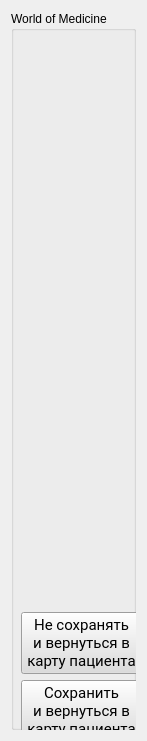
   <widget class="QWidget" name="layoutWidget_2">
    <property name="geometry">
     <rect>
      <x>780</x>
      <y>10</y>
      <width>144</width>
      <height>741</height>
     </rect>
    </property>
    <layout class="QVBoxLayout" name="verticalLayout_5">
     <item>
      <widget class="QGroupBox" name="groupBox_wom">
       <property name="title">
        <string>World of Medicine</string>
       </property>
       <widget class="QWidget" name="layoutWidget_3">
        <property name="geometry">
         <rect>
          <x>10</x>
          <y>20</y>
          <width>121</width>
          <height>711</height>
         </rect>
        </property>
        <layout class="QVBoxLayout" name="verticalLayout_6">
         <item>
          <spacer name="verticalSpacer_6">
           <property name="orientation">
            <enum>Qt::Vertical</enum>
           </property>
           <property name="sizeHint" stdset="0">
            <size>
             <width>20</width>
             <height>40</height>
            </size>
           </property>
          </spacer>
         </item>
         <item>
          <widget class="QPushButton" name="pushButtonNotSaveExit">
           <property name="palette">
            <palette>
             <active>
              <colorrole role="WindowText">
               <brush brushstyle="SolidPattern">
                <color alpha="255">
                 <red>0</red>
                 <green>0</green>
                 <blue>0</blue>
                </color>
               </brush>
              </colorrole>
              <colorrole role="Button">
               <brush brushstyle="SolidPattern">
                <color alpha="255">
                 <red>220</red>
                 <green>220</green>
                 <blue>220</blue>
                </color>
               </brush>
              </colorrole>
              <colorrole role="Light">
               <brush brushstyle="SolidPattern">
                <color alpha="255">
                 <red>255</red>
                 <green>255</green>
                 <blue>255</blue>
                </color>
               </brush>
              </colorrole>
              <colorrole role="Midlight">
               <brush brushstyle="SolidPattern">
                <color alpha="255">
                 <red>237</red>
                 <green>237</green>
                 <blue>237</blue>
                </color>
               </brush>
              </colorrole>
              <colorrole role="Dark">
               <brush brushstyle="SolidPattern">
                <color alpha="255">
                 <red>110</red>
                 <green>110</green>
                 <blue>110</blue>
                </color>
               </brush>
              </colorrole>
              <colorrole role="Mid">
               <brush brushstyle="SolidPattern">
                <color alpha="255">
                 <red>147</red>
                 <green>147</green>
                 <blue>147</blue>
                </color>
               </brush>
              </colorrole>
              <colorrole role="Text">
               <brush brushstyle="SolidPattern">
                <color alpha="255">
                 <red>0</red>
                 <green>0</green>
                 <blue>0</blue>
                </color>
               </brush>
              </colorrole>
              <colorrole role="BrightText">
               <brush brushstyle="SolidPattern">
                <color alpha="255">
                 <red>255</red>
                 <green>255</green>
                 <blue>255</blue>
                </color>
               </brush>
              </colorrole>
              <colorrole role="ButtonText">
               <brush brushstyle="SolidPattern">
                <color alpha="255">
                 <red>0</red>
                 <green>0</green>
                 <blue>0</blue>
                </color>
               </brush>
              </colorrole>
              <colorrole role="Base">
               <brush brushstyle="SolidPattern">
                <color alpha="255">
                 <red>255</red>
                 <green>255</green>
                 <blue>255</blue>
                </color>
               </brush>
              </colorrole>
              <colorrole role="Window">
               <brush brushstyle="SolidPattern">
                <color alpha="255">
                 <red>220</red>
                 <green>220</green>
                 <blue>220</blue>
                </color>
               </brush>
              </colorrole>
              <colorrole role="Shadow">
               <brush brushstyle="SolidPattern">
                <color alpha="255">
                 <red>0</red>
                 <green>0</green>
                 <blue>0</blue>
                </color>
               </brush>
              </colorrole>
              <colorrole role="AlternateBase">
               <brush brushstyle="SolidPattern">
                <color alpha="255">
                 <red>237</red>
                 <green>237</green>
                 <blue>237</blue>
                </color>
               </brush>
              </colorrole>
              <colorrole role="ToolTipBase">
               <brush brushstyle="SolidPattern">
                <color alpha="255">
                 <red>255</red>
                 <green>255</green>
                 <blue>220</blue>
                </color>
               </brush>
              </colorrole>
              <colorrole role="ToolTipText">
               <brush brushstyle="SolidPattern">
                <color alpha="255">
                 <red>0</red>
                 <green>0</green>
                 <blue>0</blue>
                </color>
               </brush>
              </colorrole>
              <colorrole role="PlaceholderText">
               <brush brushstyle="SolidPattern">
                <color alpha="128">
                 <red>0</red>
                 <green>0</green>
                 <blue>0</blue>
                </color>
               </brush>
              </colorrole>
             </active>
             <inactive>
              <colorrole role="WindowText">
               <brush brushstyle="SolidPattern">
                <color alpha="255">
                 <red>0</red>
                 <green>0</green>
                 <blue>0</blue>
                </color>
               </brush>
              </colorrole>
              <colorrole role="Button">
               <brush brushstyle="SolidPattern">
                <color alpha="255">
                 <red>220</red>
                 <green>220</green>
                 <blue>220</blue>
                </color>
               </brush>
              </colorrole>
              <colorrole role="Light">
               <brush brushstyle="SolidPattern">
                <color alpha="255">
                 <red>255</red>
                 <green>255</green>
                 <blue>255</blue>
                </color>
               </brush>
              </colorrole>
              <colorrole role="Midlight">
               <brush brushstyle="SolidPattern">
                <color alpha="255">
                 <red>237</red>
                 <green>237</green>
                 <blue>237</blue>
                </color>
               </brush>
              </colorrole>
              <colorrole role="Dark">
               <brush brushstyle="SolidPattern">
                <color alpha="255">
                 <red>110</red>
                 <green>110</green>
                 <blue>110</blue>
                </color>
               </brush>
              </colorrole>
              <colorrole role="Mid">
               <brush brushstyle="SolidPattern">
                <color alpha="255">
                 <red>147</red>
                 <green>147</green>
                 <blue>147</blue>
                </color>
               </brush>
              </colorrole>
              <colorrole role="Text">
               <brush brushstyle="SolidPattern">
                <color alpha="255">
                 <red>0</red>
                 <green>0</green>
                 <blue>0</blue>
                </color>
               </brush>
              </colorrole>
              <colorrole role="BrightText">
               <brush brushstyle="SolidPattern">
                <color alpha="255">
                 <red>255</red>
                 <green>255</green>
                 <blue>255</blue>
                </color>
               </brush>
              </colorrole>
              <colorrole role="ButtonText">
               <brush brushstyle="SolidPattern">
                <color alpha="255">
                 <red>0</red>
                 <green>0</green>
                 <blue>0</blue>
                </color>
               </brush>
              </colorrole>
              <colorrole role="Base">
               <brush brushstyle="SolidPattern">
                <color alpha="255">
                 <red>255</red>
                 <green>255</green>
                 <blue>255</blue>
                </color>
               </brush>
              </colorrole>
              <colorrole role="Window">
               <brush brushstyle="SolidPattern">
                <color alpha="255">
                 <red>220</red>
                 <green>220</green>
                 <blue>220</blue>
                </color>
               </brush>
              </colorrole>
              <colorrole role="Shadow">
               <brush brushstyle="SolidPattern">
                <color alpha="255">
                 <red>0</red>
                 <green>0</green>
                 <blue>0</blue>
                </color>
               </brush>
              </colorrole>
              <colorrole role="AlternateBase">
               <brush brushstyle="SolidPattern">
                <color alpha="255">
                 <red>237</red>
                 <green>237</green>
                 <blue>237</blue>
                </color>
               </brush>
              </colorrole>
              <colorrole role="ToolTipBase">
               <brush brushstyle="SolidPattern">
                <color alpha="255">
                 <red>255</red>
                 <green>255</green>
                 <blue>220</blue>
                </color>
               </brush>
              </colorrole>
              <colorrole role="ToolTipText">
               <brush brushstyle="SolidPattern">
                <color alpha="255">
                 <red>0</red>
                 <green>0</green>
                 <blue>0</blue>
                </color>
               </brush>
              </colorrole>
              <colorrole role="PlaceholderText">
               <brush brushstyle="SolidPattern">
                <color alpha="128">
                 <red>0</red>
                 <green>0</green>
                 <blue>0</blue>
                </color>
               </brush>
              </colorrole>
             </inactive>
             <disabled>
              <colorrole role="WindowText">
               <brush brushstyle="SolidPattern">
                <color alpha="255">
                 <red>110</red>
                 <green>110</green>
                 <blue>110</blue>
                </color>
               </brush>
              </colorrole>
              <colorrole role="Button">
               <brush brushstyle="SolidPattern">
                <color alpha="255">
                 <red>220</red>
                 <green>220</green>
                 <blue>220</blue>
                </color>
               </brush>
              </colorrole>
              <colorrole role="Light">
               <brush brushstyle="SolidPattern">
                <color alpha="255">
                 <red>255</red>
                 <green>255</green>
                 <blue>255</blue>
                </color>
               </brush>
              </colorrole>
              <colorrole role="Midlight">
               <brush brushstyle="SolidPattern">
                <color alpha="255">
                 <red>237</red>
                 <green>237</green>
                 <blue>237</blue>
                </color>
               </brush>
              </colorrole>
              <colorrole role="Dark">
               <brush brushstyle="SolidPattern">
                <color alpha="255">
                 <red>110</red>
                 <green>110</green>
                 <blue>110</blue>
                </color>
               </brush>
              </colorrole>
              <colorrole role="Mid">
               <brush brushstyle="SolidPattern">
                <color alpha="255">
                 <red>147</red>
                 <green>147</green>
                 <blue>147</blue>
                </color>
               </brush>
              </colorrole>
              <colorrole role="Text">
               <brush brushstyle="SolidPattern">
                <color alpha="255">
                 <red>110</red>
                 <green>110</green>
                 <blue>110</blue>
                </color>
               </brush>
              </colorrole>
              <colorrole role="BrightText">
               <brush brushstyle="SolidPattern">
                <color alpha="255">
                 <red>255</red>
                 <green>255</green>
                 <blue>255</blue>
                </color>
               </brush>
              </colorrole>
              <colorrole role="ButtonText">
               <brush brushstyle="SolidPattern">
                <color alpha="255">
                 <red>110</red>
                 <green>110</green>
                 <blue>110</blue>
                </color>
               </brush>
              </colorrole>
              <colorrole role="Base">
               <brush brushstyle="SolidPattern">
                <color alpha="255">
                 <red>220</red>
                 <green>220</green>
                 <blue>220</blue>
                </color>
               </brush>
              </colorrole>
              <colorrole role="Window">
               <brush brushstyle="SolidPattern">
                <color alpha="255">
                 <red>220</red>
                 <green>220</green>
                 <blue>220</blue>
                </color>
               </brush>
              </colorrole>
              <colorrole role="Shadow">
               <brush brushstyle="SolidPattern">
                <color alpha="255">
                 <red>0</red>
                 <green>0</green>
                 <blue>0</blue>
                </color>
               </brush>
              </colorrole>
              <colorrole role="AlternateBase">
               <brush brushstyle="SolidPattern">
                <color alpha="255">
                 <red>220</red>
                 <green>220</green>
                 <blue>220</blue>
                </color>
               </brush>
              </colorrole>
              <colorrole role="ToolTipBase">
               <brush brushstyle="SolidPattern">
                <color alpha="255">
                 <red>255</red>
                 <green>255</green>
                 <blue>220</blue>
                </color>
               </brush>
              </colorrole>
              <colorrole role="ToolTipText">
               <brush brushstyle="SolidPattern">
                <color alpha="255">
                 <red>0</red>
                 <green>0</green>
                 <blue>0</blue>
                </color>
               </brush>
              </colorrole>
              <colorrole role="PlaceholderText">
               <brush brushstyle="SolidPattern">
                <color alpha="128">
                 <red>0</red>
                 <green>0</green>
                 <blue>0</blue>
                </color>
               </brush>
              </colorrole>
             </disabled>
            </palette>
           </property>
           <property name="font">
            <font>
             <family>Roboto</family>
             <pointsize>11</pointsize>
             <weight>50</weight>
             <bold>false</bold>
            </font>
           </property>
           <property name="text">
            <string>Не сохранять
и вернуться в
карту пациента</string>
           </property>
          </widget>
         </item>
         <item>
          <widget class="QPushButton" name="pushButtonSaveExit">
           <property name="palette">
            <palette>
             <active>
              <colorrole role="WindowText">
               <brush brushstyle="SolidPattern">
                <color alpha="255">
                 <red>0</red>
                 <green>0</green>
                 <blue>0</blue>
                </color>
               </brush>
              </colorrole>
              <colorrole role="Button">
               <brush brushstyle="SolidPattern">
                <color alpha="255">
                 <red>220</red>
                 <green>220</green>
                 <blue>220</blue>
                </color>
               </brush>
              </colorrole>
              <colorrole role="Light">
               <brush brushstyle="SolidPattern">
                <color alpha="255">
                 <red>255</red>
                 <green>255</green>
                 <blue>255</blue>
                </color>
               </brush>
              </colorrole>
              <colorrole role="Midlight">
               <brush brushstyle="SolidPattern">
                <color alpha="255">
                 <red>237</red>
                 <green>237</green>
                 <blue>237</blue>
                </color>
               </brush>
              </colorrole>
              <colorrole role="Dark">
               <brush brushstyle="SolidPattern">
                <color alpha="255">
                 <red>110</red>
                 <green>110</green>
                 <blue>110</blue>
                </color>
               </brush>
              </colorrole>
              <colorrole role="Mid">
               <brush brushstyle="SolidPattern">
                <color alpha="255">
                 <red>147</red>
                 <green>147</green>
                 <blue>147</blue>
                </color>
               </brush>
              </colorrole>
              <colorrole role="Text">
               <brush brushstyle="SolidPattern">
                <color alpha="255">
                 <red>0</red>
                 <green>0</green>
                 <blue>0</blue>
                </color>
               </brush>
              </colorrole>
              <colorrole role="BrightText">
               <brush brushstyle="SolidPattern">
                <color alpha="255">
                 <red>255</red>
                 <green>255</green>
                 <blue>255</blue>
                </color>
               </brush>
              </colorrole>
              <colorrole role="ButtonText">
               <brush brushstyle="SolidPattern">
                <color alpha="255">
                 <red>0</red>
                 <green>0</green>
                 <blue>0</blue>
                </color>
               </brush>
              </colorrole>
              <colorrole role="Base">
               <brush brushstyle="SolidPattern">
                <color alpha="255">
                 <red>255</red>
                 <green>255</green>
                 <blue>255</blue>
                </color>
               </brush>
              </colorrole>
              <colorrole role="Window">
               <brush brushstyle="SolidPattern">
                <color alpha="255">
                 <red>220</red>
                 <green>220</green>
                 <blue>220</blue>
                </color>
               </brush>
              </colorrole>
              <colorrole role="Shadow">
               <brush brushstyle="SolidPattern">
                <color alpha="255">
                 <red>0</red>
                 <green>0</green>
                 <blue>0</blue>
                </color>
               </brush>
              </colorrole>
              <colorrole role="AlternateBase">
               <brush brushstyle="SolidPattern">
                <color alpha="255">
                 <red>237</red>
                 <green>237</green>
                 <blue>237</blue>
                </color>
               </brush>
              </colorrole>
              <colorrole role="ToolTipBase">
               <brush brushstyle="SolidPattern">
                <color alpha="255">
                 <red>255</red>
                 <green>255</green>
                 <blue>220</blue>
                </color>
               </brush>
              </colorrole>
              <colorrole role="ToolTipText">
               <brush brushstyle="SolidPattern">
                <color alpha="255">
                 <red>0</red>
                 <green>0</green>
                 <blue>0</blue>
                </color>
               </brush>
              </colorrole>
              <colorrole role="PlaceholderText">
               <brush brushstyle="SolidPattern">
                <color alpha="128">
                 <red>0</red>
                 <green>0</green>
                 <blue>0</blue>
                </color>
               </brush>
              </colorrole>
             </active>
             <inactive>
              <colorrole role="WindowText">
               <brush brushstyle="SolidPattern">
                <color alpha="255">
                 <red>0</red>
                 <green>0</green>
                 <blue>0</blue>
                </color>
               </brush>
              </colorrole>
              <colorrole role="Button">
               <brush brushstyle="SolidPattern">
                <color alpha="255">
                 <red>220</red>
                 <green>220</green>
                 <blue>220</blue>
                </color>
               </brush>
              </colorrole>
              <colorrole role="Light">
               <brush brushstyle="SolidPattern">
                <color alpha="255">
                 <red>255</red>
                 <green>255</green>
                 <blue>255</blue>
                </color>
               </brush>
              </colorrole>
              <colorrole role="Midlight">
               <brush brushstyle="SolidPattern">
                <color alpha="255">
                 <red>237</red>
                 <green>237</green>
                 <blue>237</blue>
                </color>
               </brush>
              </colorrole>
              <colorrole role="Dark">
               <brush brushstyle="SolidPattern">
                <color alpha="255">
                 <red>110</red>
                 <green>110</green>
                 <blue>110</blue>
                </color>
               </brush>
              </colorrole>
              <colorrole role="Mid">
               <brush brushstyle="SolidPattern">
                <color alpha="255">
                 <red>147</red>
                 <green>147</green>
                 <blue>147</blue>
                </color>
               </brush>
              </colorrole>
              <colorrole role="Text">
               <brush brushstyle="SolidPattern">
                <color alpha="255">
                 <red>0</red>
                 <green>0</green>
                 <blue>0</blue>
                </color>
               </brush>
              </colorrole>
              <colorrole role="BrightText">
               <brush brushstyle="SolidPattern">
                <color alpha="255">
                 <red>255</red>
                 <green>255</green>
                 <blue>255</blue>
                </color>
               </brush>
              </colorrole>
              <colorrole role="ButtonText">
               <brush brushstyle="SolidPattern">
                <color alpha="255">
                 <red>0</red>
                 <green>0</green>
                 <blue>0</blue>
                </color>
               </brush>
              </colorrole>
              <colorrole role="Base">
               <brush brushstyle="SolidPattern">
                <color alpha="255">
                 <red>255</red>
                 <green>255</green>
                 <blue>255</blue>
                </color>
               </brush>
              </colorrole>
              <colorrole role="Window">
               <brush brushstyle="SolidPattern">
                <color alpha="255">
                 <red>220</red>
                 <green>220</green>
                 <blue>220</blue>
                </color>
               </brush>
              </colorrole>
              <colorrole role="Shadow">
               <brush brushstyle="SolidPattern">
                <color alpha="255">
                 <red>0</red>
                 <green>0</green>
                 <blue>0</blue>
                </color>
               </brush>
              </colorrole>
              <colorrole role="AlternateBase">
               <brush brushstyle="SolidPattern">
                <color alpha="255">
                 <red>237</red>
                 <green>237</green>
                 <blue>237</blue>
                </color>
               </brush>
              </colorrole>
              <colorrole role="ToolTipBase">
               <brush brushstyle="SolidPattern">
                <color alpha="255">
                 <red>255</red>
                 <green>255</green>
                 <blue>220</blue>
                </color>
               </brush>
              </colorrole>
              <colorrole role="ToolTipText">
               <brush brushstyle="SolidPattern">
                <color alpha="255">
                 <red>0</red>
                 <green>0</green>
                 <blue>0</blue>
                </color>
               </brush>
              </colorrole>
              <colorrole role="PlaceholderText">
               <brush brushstyle="SolidPattern">
                <color alpha="128">
                 <red>0</red>
                 <green>0</green>
                 <blue>0</blue>
                </color>
               </brush>
              </colorrole>
             </inactive>
             <disabled>
              <colorrole role="WindowText">
               <brush brushstyle="SolidPattern">
                <color alpha="255">
                 <red>110</red>
                 <green>110</green>
                 <blue>110</blue>
                </color>
               </brush>
              </colorrole>
              <colorrole role="Button">
               <brush brushstyle="SolidPattern">
                <color alpha="255">
                 <red>220</red>
                 <green>220</green>
                 <blue>220</blue>
                </color>
               </brush>
              </colorrole>
              <colorrole role="Light">
               <brush brushstyle="SolidPattern">
                <color alpha="255">
                 <red>255</red>
                 <green>255</green>
                 <blue>255</blue>
                </color>
               </brush>
              </colorrole>
              <colorrole role="Midlight">
               <brush brushstyle="SolidPattern">
                <color alpha="255">
                 <red>237</red>
                 <green>237</green>
                 <blue>237</blue>
                </color>
               </brush>
              </colorrole>
              <colorrole role="Dark">
               <brush brushstyle="SolidPattern">
                <color alpha="255">
                 <red>110</red>
                 <green>110</green>
                 <blue>110</blue>
                </color>
               </brush>
              </colorrole>
              <colorrole role="Mid">
               <brush brushstyle="SolidPattern">
                <color alpha="255">
                 <red>147</red>
                 <green>147</green>
                 <blue>147</blue>
                </color>
               </brush>
              </colorrole>
              <colorrole role="Text">
               <brush brushstyle="SolidPattern">
                <color alpha="255">
                 <red>110</red>
                 <green>110</green>
                 <blue>110</blue>
                </color>
               </brush>
              </colorrole>
              <colorrole role="BrightText">
               <brush brushstyle="SolidPattern">
                <color alpha="255">
                 <red>255</red>
                 <green>255</green>
                 <blue>255</blue>
                </color>
               </brush>
              </colorrole>
              <colorrole role="ButtonText">
               <brush brushstyle="SolidPattern">
                <color alpha="255">
                 <red>110</red>
                 <green>110</green>
                 <blue>110</blue>
                </color>
               </brush>
              </colorrole>
              <colorrole role="Base">
               <brush brushstyle="SolidPattern">
                <color alpha="255">
                 <red>220</red>
                 <green>220</green>
                 <blue>220</blue>
                </color>
               </brush>
              </colorrole>
              <colorrole role="Window">
               <brush brushstyle="SolidPattern">
                <color alpha="255">
                 <red>220</red>
                 <green>220</green>
                 <blue>220</blue>
                </color>
               </brush>
              </colorrole>
              <colorrole role="Shadow">
               <brush brushstyle="SolidPattern">
                <color alpha="255">
                 <red>0</red>
                 <green>0</green>
                 <blue>0</blue>
                </color>
               </brush>
              </colorrole>
              <colorrole role="AlternateBase">
               <brush brushstyle="SolidPattern">
                <color alpha="255">
                 <red>220</red>
                 <green>220</green>
                 <blue>220</blue>
                </color>
               </brush>
              </colorrole>
              <colorrole role="ToolTipBase">
               <brush brushstyle="SolidPattern">
                <color alpha="255">
                 <red>255</red>
                 <green>255</green>
                 <blue>220</blue>
                </color>
               </brush>
              </colorrole>
              <colorrole role="ToolTipText">
               <brush brushstyle="SolidPattern">
                <color alpha="255">
                 <red>0</red>
                 <green>0</green>
                 <blue>0</blue>
                </color>
               </brush>
              </colorrole>
              <colorrole role="PlaceholderText">
               <brush brushstyle="SolidPattern">
                <color alpha="128">
                 <red>0</red>
                 <green>0</green>
                 <blue>0</blue>
                </color>
               </brush>
              </colorrole>
             </disabled>
            </palette>
           </property>
           <property name="font">
            <font>
             <family>Roboto</family>
             <pointsize>11</pointsize>
             <weight>50</weight>
             <bold>false</bold>
            </font>
           </property>
           <property name="text">
            <string>Сохранить
и вернуться в
карту пациента</string>
           </property>
          </widget>
         </item>
        </layout>
       </widget>
      </widget>
     </item>
    </layout>
   </widget>
